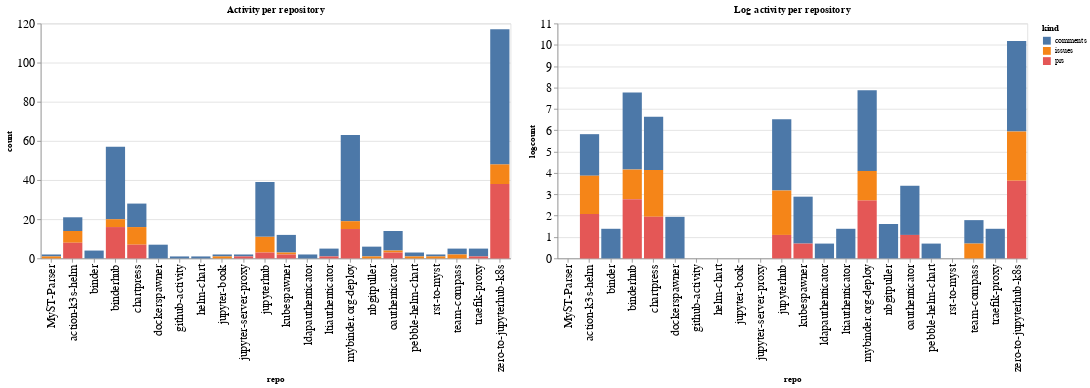

Source (notebook cell):
### Code cell
ch1 = alt.Chart(repo_summaries, width=600, title="Activity per repository").mark_bar().encode(
    x='repo',
    y='count',
    color='kind',
    tooltip="kind"
)

ch2 = alt.Chart(repo_summaries, width=600, title="Log activity per repository").mark_bar().encode(
    x='repo',
    y='logcount',
    color='kind',
    tooltip="kind"
)

ch1 | ch2

### Figure 1 — Vega-Lite specification as saved in the notebook (floating-point values rounded to 4 significant figures)
{"config": {"axisLeft": {"labelFontSize": 15}, "axisBottom": {"labelFontSize": 15}}, "hconcat": [{"mark": "bar", "encoding": {"color": {"type": "nominal", "field": "kind"}, "tooltip": {"type": "nominal", "field": "kind"}, "x": {"type": "nominal", "field": "repo"}, "y": {"type": "quantitative", "field": "count"}}, "title": "Activity per repository", "width": 600}, {"mark": "bar", "encoding": {"color": {"type": "nominal", "field": "kind"}, "tooltip": {"type": "nominal", "field": "kind"}, "x": {"type": "nominal", "field": "repo"}, "y": {"type": "quantitative", "field": "logcount"}}, "title": "Log activity per repository", "width": 600}], "data": {"name": "data-3891da8b58dd1ee404b6262a00479e3d"}, "$schema": "https://vega.github.io/schema/vega-lite/v4.8.1.json", "datasets": {"data-3891da8b58dd1ee404b6262a00479e3d": [{"repo": "MyST-Parser", "kind": "comments", "count": 1, "logcount": 0.0}, {"repo": "MyST-Parser", "kind": "issues", "count": 1, "logcount": 0.0}, {"repo": "action-k3s-helm", "kind": "comments", "count": 7, "logcount": 1.946}, {"repo": "action-k3s-helm", "kind": "issues", "count": 6, "logcount": 1.792}, {"repo": "action-k3s-helm", "kind": "prs", "count": 8, "logcount": 2.079}, {"repo": "binder", "kind": "comments", "count": 4, "logcount": 1.386}, {"repo": "binderhub", "kind": "comments", "count": 37, "logcount": 3.611}, {"repo": "binderhub", "kind": "issues", "count": 4, "logcount": 1.386}, {"repo": "binderhub", "kind": "prs", "count": 16, "logcount": 2.773}, {"repo": "chartpress", "kind": "comments", "count": 12, "logcount": 2.485}, {"repo": "chartpress", "kind": "issues", "count": 9, "logcount": 2.197}, {"repo": "chartpress", "kind": "prs", "count": 7, "logcount": 1.946}, {"repo": "dockerspawner", "kind": "comments", "count": 7, "logcount": 1.946}, {"repo": "github-activity", "kind": "comments", "count": 1, "logcount": 0.0}, {"repo": "helm-chart", "kind": "comments", "count": 1, "logcount": 0.0}, {"repo": "jupyter-book", "kind": "comments", "count": 1, "logcount": 0.0}, {"repo": "jupyter-book", "kind": "issues", "count": 1, "logcount": 0.0}, {"repo": "jupyter-server-proxy", "kind": "comments", "count": 1, "logcount": 0.0}, {"repo": "jupyter-server-proxy", "kind": "prs", "count": 1, "logcount": 0.0}, {"repo": "jupyterhub", "kind": "comments", "count": 28, "logcount": 3.332}, {"repo": "jupyterhub", "kind": "issues", "count": 8, "logcount": 2.079}, {"repo": "jupyterhub", "kind": "prs", "count": 3, "logcount": 1.099}, {"repo": "kubespawner", "kind": "comments", "count": 9, "logcount": 2.197}, {"repo": "kubespawner", "kind": "issues", "count": 1, "logcount": 0.0}, {"repo": "kubespawner", "kind": "prs", "count": 2, "logcount": 0.6931}, {"repo": "ldapauthenticator", "kind": "comments", "count": 2, "logcount": 0.6931}, {"repo": "ltiauthenticator", "kind": "comments", "count": 4, "logcount": 1.386}, {"repo": "ltiauthenticator", "kind": "prs", "count": 1, "logcount": 0.0}, {"repo": "mybinder.org-deploy", "kind": "comments", "count": 44, "logcount": 3.784}, {"repo": "mybinder.org-deploy", "kind": "issues", "count": 4, "logcount": 1.386}, {"repo": "mybinder.org-deploy", "kind": "prs", "count": 15, "logcount": 2.708}, {"repo": "nbgitpuller", "kind": "comments", "count": 5, "logcount": 1.609}, {"repo": "nbgitpuller", "kind": "issues", "count": 1, "logcount": 0.0}, {"repo": "oauthenticator", "kind": "comments", "count": 10, "logcount": 2.303}, {"repo": "oauthenticator", "kind": "issues", "count": 1, "logcount": 0.0}, {"repo": "oauthenticator", "kind": "prs", "count": 3, "logcount": 1.099}, {"repo": "pebble-helm-chart", "kind": "comments", "count": 2, "logcount": 0.6931}, {"repo": "pebble-helm-chart", "kind": "issues", "count": 1, "logcount": 0.0}, {"repo": "rst-to-myst", "kind": "comments", "count": 1, "logcount": 0.0}, {"repo": "rst-to-myst", "kind": "issues", "count": 1, "logcount": 0.0}, {"repo": "team-compass", "kind": "comments", "count": 3, "logcount": 1.099}, {"repo": "team-compass", "kind": "issues", "count": 2, "logcount": 0.6931}, {"repo": "traefik-proxy", "kind": "comments", "count": 4, "logcount": 1.386}, {"repo": "traefik-proxy", "kind": "prs", "count": 1, "logcount": 0.0}, {"repo": "zero-to-jupyterhub-k8s", "kind": "comments", "count": 69, "logcount": 4.234}, {"repo": "zero-to-jupyterhub-k8s", "kind": "issues", "count": 10, "logcount": 2.303}, {"repo": "zero-to-jupyterhub-k8s", "kind": "prs", "count": 38, "logcount": 3.638}]}}
